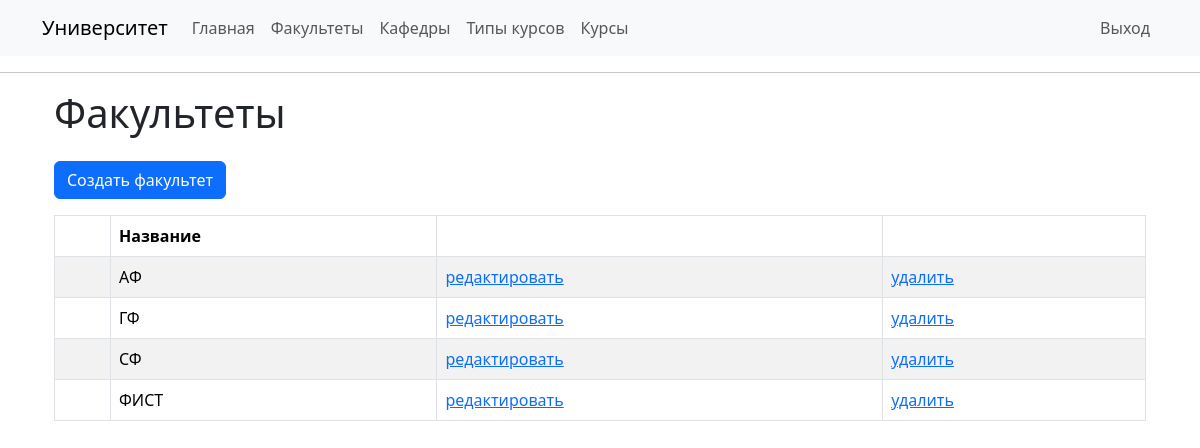
Page /faculties (signed in) on the earlier database version.
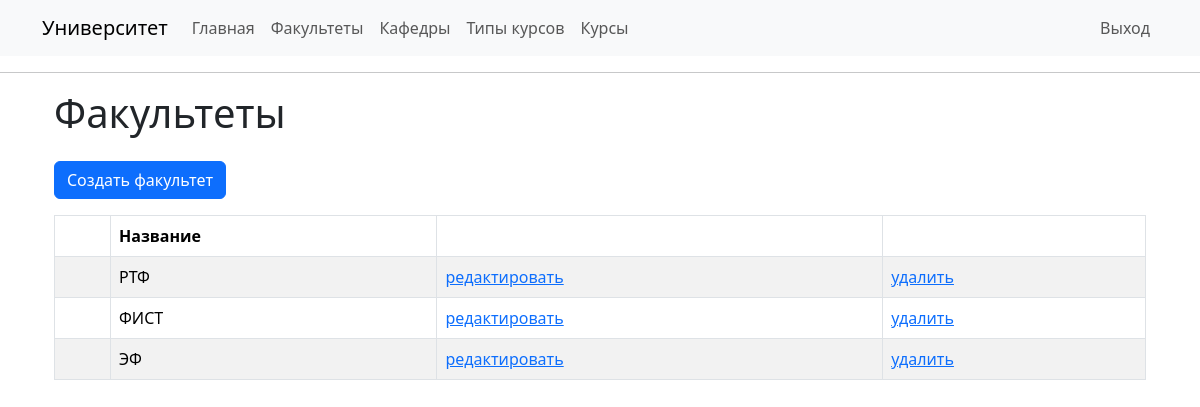
Same page on the later database version.
### app/models/faculty.py (models this page shows, shortened)
class Faculty(db.Model):
    id: so.Mapped[int] = so.mapped_column(primary_key=True)
    name: so.Mapped[str] = so.mapped_column(
        sa.String(128), index=True, unique=True)
    departments: so.WriteOnlyMapped['Department'] = so.relationship(
        back_populates='faculty', passive_deletes=True)

### app/routes/faculty_routes.py (the view)
@app.route('/faculties')
@login_required
def faculties():
    return render_template('faculties/faculties.html', title='Факультеты', faculties=faculty_service.get_all())

### app/routes/__init__.py (called while the page is built)
@login.user_loader
def load_user(id):
  return user_service.get_by_id(id)

### app/services/faculty_service.py (called while the page is built)
def get_all():
    try:
        return db.session.execute(sa.select(Faculty).order_by(Faculty.name)).scalars().all()
    except Exception as e:
        db.session.rollback()
        app.logger.error(e)
        raise Exception('Неизвестная ошибка')

### app/services/user_service.py (called while the page is built)
def get_by_id(id: int):
    try:
        res = db.session.get(User, id)
        if res is None:
            raise ValueError(f'Пользователь с id = {id} не существует')
        return res
    except ValueError as e:
        db.session.rollback()
        app.logger.error(e)
        raise
    except Exception as e:
        db.session.rollback()
        app.logger.error(e)
        raise Exception('Неизвестная ошибка')

### app/templates/faculties/faculties.html
{% extends "base.html" %}
{% block content %}
    <div class="container">
        <h1>Факультеты</h1>
        <a class="btn btn-primary my-3" href="{{ url_for('create_faculty') }}" role="button">
            Создать факультет
        </a>
        <br>
        <table id="faculties-table" class="table table-striped table-bordered" style="width:100%">
            <thead>
                <tr>
                    <th> </th>
                    <th> Название </th>
                    <th></th>
                    <th></th>
                </tr>
            </thead>
            <tbody>
                {% for faculty in faculties %}
                    <tr>
                        <td></td>
                        <td>{{faculty.name}}</td>
                        <td>
                            <a href="{{ url_for('edit_faculty', faculty_id=faculty.id) }}">редактировать</a>
                        </td>
                        <td>
                            <a href="{{ url_for('delete_faculty', faculty_id=faculty.id) }}">удалить</a>
                        </td>
                    </tr>
                {% endfor %}
            </tbody>
        </table>
    </div>
{% endblock %}

Differences in the rows shown:
removed Faculty: name "АФ"
changed Faculty: name "ГФ" → "РТФ"
shown differently, row unchanged: Faculty "ФИСТ": moves up the list
changed Faculty (number 3 of 3 on the later page): name "СФ" → "ЭФ"
